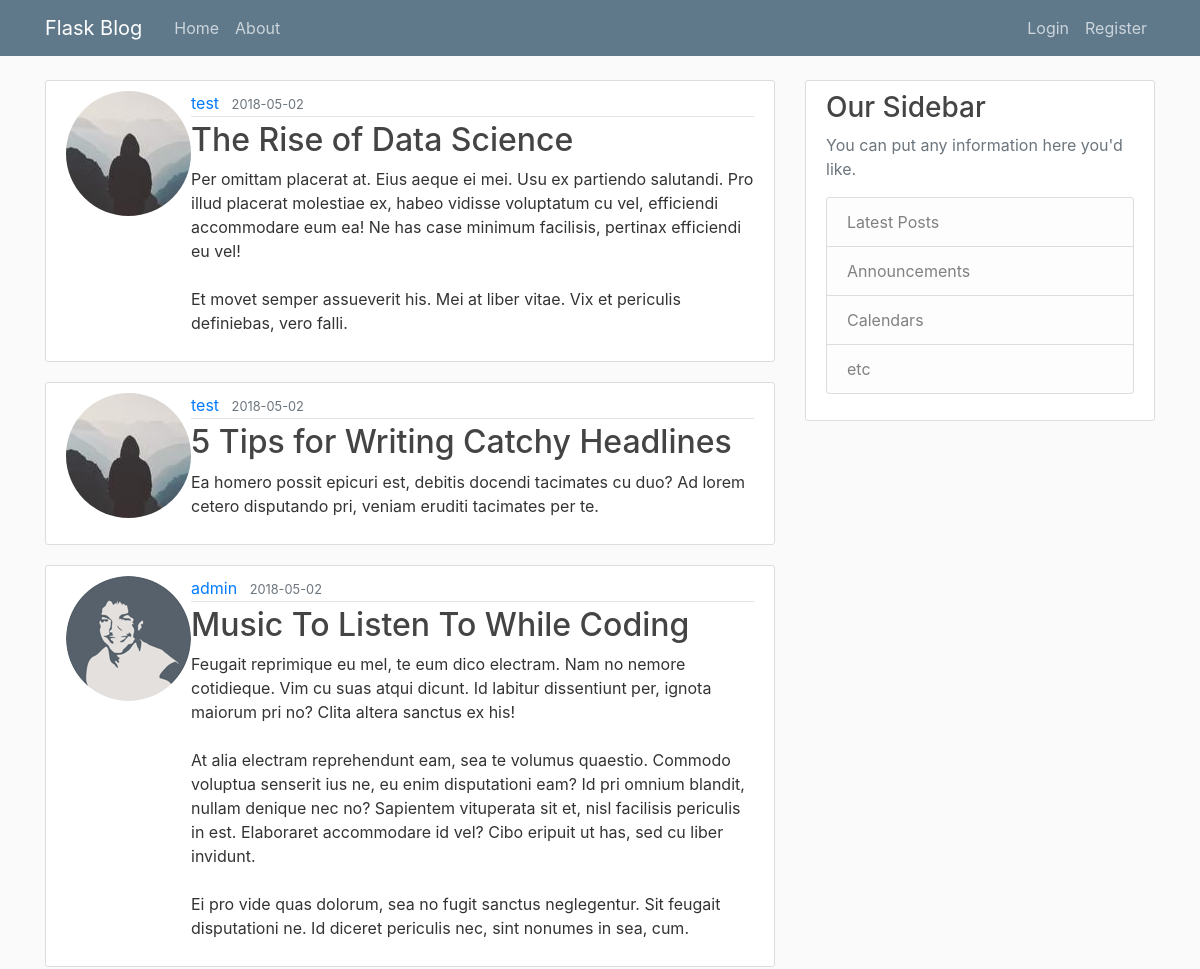
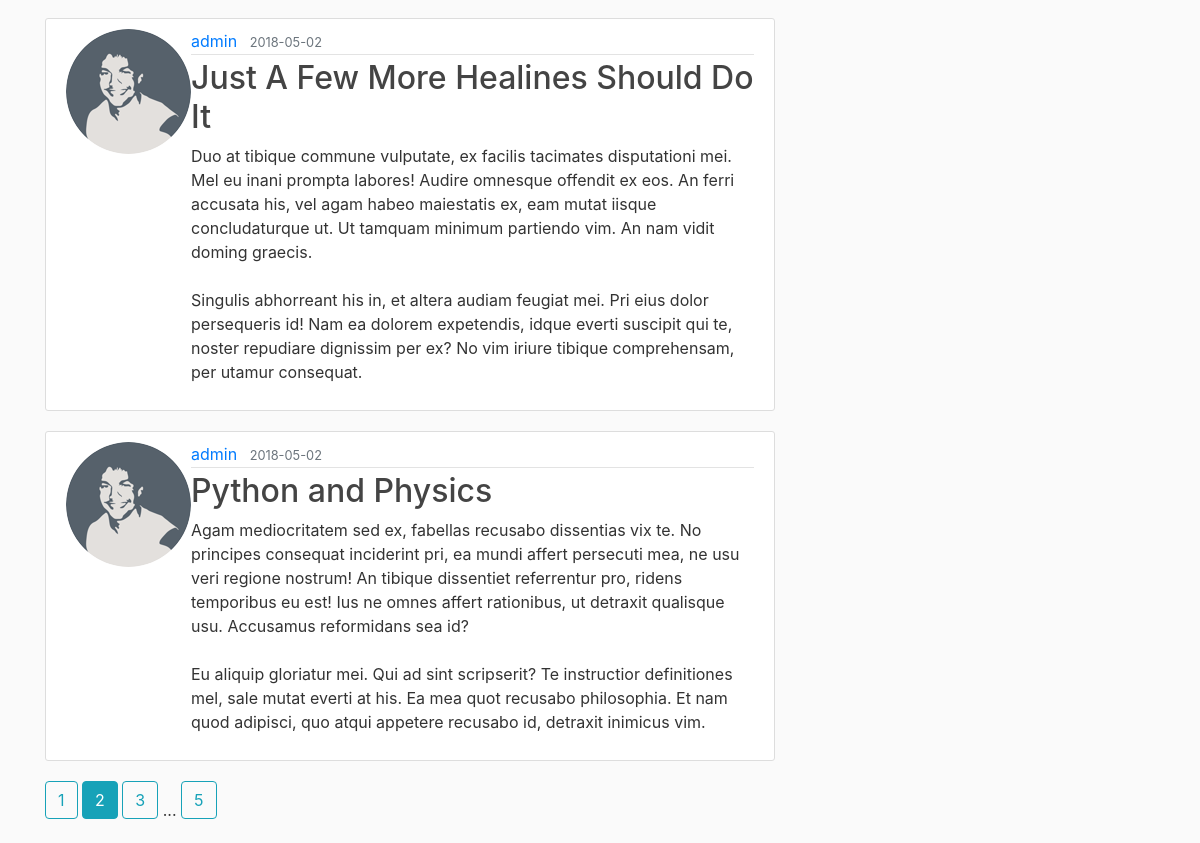
The page /home?page=2 on the database its author committed (2 pictures, top to bottom).
### flaskblog/models.py (models this page shows, shortened)
class Post(db.Model):
    id = db.Column(db.Integer, primary_key=True)
    title = db.Column(db.String(100), nullable=False)
    date_posted = db.Column(db.DateTime, nullable=False, default=datetime.utcnow)
    content = db.Column(db.Text,  nullable=False)
    user_id = db.Column(db.Integer, db.ForeignKey('user.id'), nullable=False)

class User(db.Model, UserMixin):
    id = db.Column(db.Integer, primary_key=True)
    username = db.Column(db.String(20), unique=True, nullable=False)
    email = db.Column(db.String(120), unique=True, nullable=False)
    image_file = db.Column(db.String(20),  nullable=False, default='default.jpg')
    password = db.Column(db.String(60), nullable=False)
    post = db.relationship('Post', backref='author', lazy=True)

### flaskblog/routes.py (the view)
@app.route("/")
@app.route("/home")
def home():
    page = request.args.get('page', 1, type=int)
    posts = Post.query.order_by(Post.date_posted.desc()).paginate(per_page=5)
    return render_template('home.html', posts=posts, page=page)

### flaskblog/templates/home.html
{% extends "layout.html" %}
{% block content %}
  {% for post in posts.items %}
    <article class="media content-section">
      <img
        class="rounded-circle article-image"
        src="{{  url_for('static', filename='profile_pics/') + post.author.image_file }}"
        alt="{{ post.author.username }}"
      />
      <div class="media-body">
        <div class="article-metadata">
          <a class="mr-2" href="{{ url_for('user_posts', username=post.author.username ) }}">{{ post.author.username }}</a>
          <small class="text-muted"
            >{{ post.date_posted.strftime('%Y-%m-%d') }}</small
          >
        </div>
        <h2>
          <a class="article-title" href="{{ url_for('post', post_id=post.id) }}"
            >{{ post.title }}</a
          >
        </h2>
        <p class="article-content">{{ post.content }}</p>
      </div>
    </article>
  {% endfor %}
  {% for page_num in posts.iter_pages(left_edge=1, right_edge=1, left_current=1, right_current=2) %}
    {% if page_num %}
      {% if posts.page == page_num %}
        <a class="btn btn-info mb-4" href="{{ url_for('home', page=page_num) }}">{{ page_num }}</a>
      {% else %}
        <a class="btn btn-outline-info mb-4" href="{{ url_for('home', page=page_num) }}">{{ page_num }}</a>
      {% endif %}
    {% else %}
      ...
    {% endif %}
  {% endfor %}
  {% endblock content %}

### flaskblog/static/main.css (style rules this page uses)
body { background: #fafafa; color: #333333; margin-top: 5rem; }
h1, h2, h3, h4, h5, h6 { color: #444444; }
.content-section { background: #ffffff; padding: 10px 20px; border: 1px solid #dddddd; border-radius: 3px; margin-bottom: 20px; }
.article-title { color: #444444; }
.article-content { white-space: pre-line; }
.article-metadata { padding-bottom: 1px; margin-bottom: 4px; border-bottom: 1px solid #e3e3e3 }

### rows shown on the page
Post: username (picture), author.username "test", date_posted "2018-05-02", title "The Rise of Data Science", content "Per omittam placerat at. Eius aeque ei mei. Usu ex partiendo salutandi. Pro illud placerat molestiae ex, habeo vidisse voluptatum cu vel, efficiendi accommodare eum ea! Ne has case minimum facilisis, pertinax efficiendi eu vel! Et movet semper assueverit his. Mei at liber vitae. Vix et periculis definiebas, vero falli."
Post: username (picture), author.username "test", date_posted "2018-05-02", title "5 Tips for Writing Catchy Headlines", content "Ea homero possit epicuri est, debitis docendi tacimates cu duo? Ad lorem cetero disputando pri, veniam eruditi tacimates per te."
Post: image_file (picture), author.username "admin", date_posted "2018-05-02", title "Music To Listen To While Coding", content "Feugait reprimique eu mel, te eum dico electram. Nam no nemore cotidieque. Vim cu suas atqui dicunt. Id labitur dissentiunt per, ignota maiorum pri no? Clita altera sanctus ex his! At alia electram reprehendunt eam, sea te volumus quaestio. Commodo voluptua senserit ius ne, eu enim disputationi eam? Id pri omnium blandit, nullam denique nec no? Sapientem vituperata sit et, nisl facilisis periculis in est. Elaboraret accommodare id vel? Cibo eripuit ut has, sed cu liber invidunt. Ei pro vide quas dolorum, sea no fugit sanctus neglegentur. Sit feugait disputationi ne. Id diceret periculis nec, sint nonumes in sea, cum."
Post: image_file (picture), author.username "admin", date_posted "2018-05-02", title "Just A Few More Healines Should Do It", content "Duo at tibique commune vulputate, ex facilis tacimates disputationi mei. Mel eu inani prompta labores! Audire omnesque offendit ex eos. An ferri accusata his, vel agam habeo maiestatis ex, eam mutat iisque concludaturque ut. Ut tamquam minimum partiendo vim. An nam vidit doming graecis. Singulis abhorreant his in, et altera audiam feugiat mei. Pri eius dolor persequeris id! Nam ea dolorem expetendis, idque everti suscipit qui te, noster repudiare dignissim per ex? No vim iriure tibique comprehensam, per utamur consequat."
Post: image_file (picture), author.username "admin", date_posted "2018-05-02", title "Python and Physics", content "Agam mediocritatem sed ex, fabellas recusabo dissentias vix te. No principes consequat inciderint pri, ea mundi affert persecuti mea, ne usu veri regione nostrum! An tibique dissentiet referrentur pro, ridens temporibus eu est! Ius ne omnes affert rationibus, ut detraxit qualisque usu. Accusamus reformidans sea id? Eu aliquip gloriatur mei. Qui ad sint scripserit? Te instructior definitiones mel, sale mutat everti at his. Ea mea quot recusabo philosophia. Et nam quod adipisci, quo atqui appetere recusabo id, detraxit inimicus vim."

### other values the page prints
{{ page_num }} "1" "3" "5"
{{ page_num }} "2"
